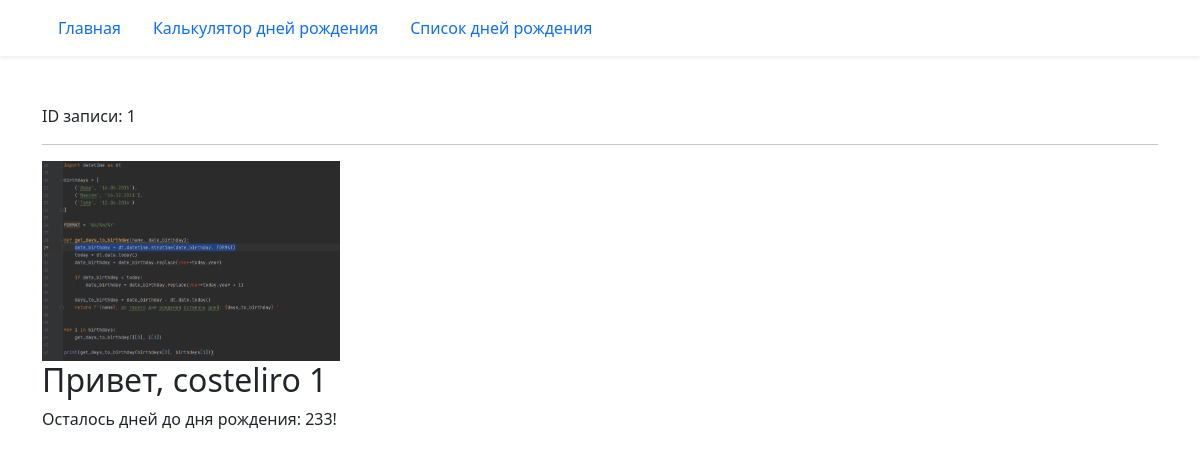
The app's page /birthday/1 with its own data.
### birthday/models.py (models this page shows)
class Birthday(models.Model):
    first_name = models.CharField('Имя', max_length=20)
    last_name = models.CharField(
        'Фамилия', blank=True, help_text='Необязательное поле', max_length=20
    )
    birthday = models.DateField('Дата рождения', validators=(real_age,))
    image = models.ImageField('Фото', blank=True, upload_to='birthday_images')
    class Meta:
        constraints = (
            models.UniqueConstraint(
                fields=('first_name', 'last_name', 'birthday'),
                name='Unique person'
            ),
        )

### birthday/views.py (the view)
# urls.py: path('<int:pk>', views.BirthdayDetailView.as_view(), name='detail'),
class BirthdayDetailView(DetailView):
    model = Birthday
    def get_context_data(self, **kwargs):
        context = super().get_context_data(**kwargs)
        context['birthday_countdown'] = calculate_birthday_countdown(
            self.object.birthday
        )
        return context

### birthday/utils.py (called while the page is built)
def calculate_birthday_countdown(birthday):
    today = date.today()
    bd_this_year = get_birthday_for_year(birthday, today.year)
    if bd_this_year < today:
        next_birthday = get_birthday_for_year(bd_this_year, today.year+1)
    else:
        next_birthday = bd_this_year
    birthday_countdown = (next_birthday - today).days
    return birthday_countdown

def get_birthday_for_year(birthday, year):
    try:
        calculated_date = birthday.replace(year=year)
    except ValueError:
        calculated_date = date(year=year, month=3, day=1)
    return calculated_date

### templates/birthday/birthday_detail.html
{% extends "base.html" %}
{% block content %}
  ID записи: {{ object.id }}
  <hr>
  {% if birthday.image %}
    <div>
      <img src="{{ birthday.image.url }}" height="200">
    </div>
  {% endif %}
   <h2>Привет, {{ object.first_name }} {{ object.last_name }}</h2>
  {% if birthday_countdown == 0 %}
    <p>С днём рождения!</p>
  {% else %}
    <p>Осталось дней до дня рождения: {{ birthday_countdown }}!</p>
  {% endif %}
{% endblock content %}

### records on screen
Birthday: id "1", image (picture), first_name "costeliro", last_name "1"

### other values on screen
{{ birthday_countdown }} "233"
